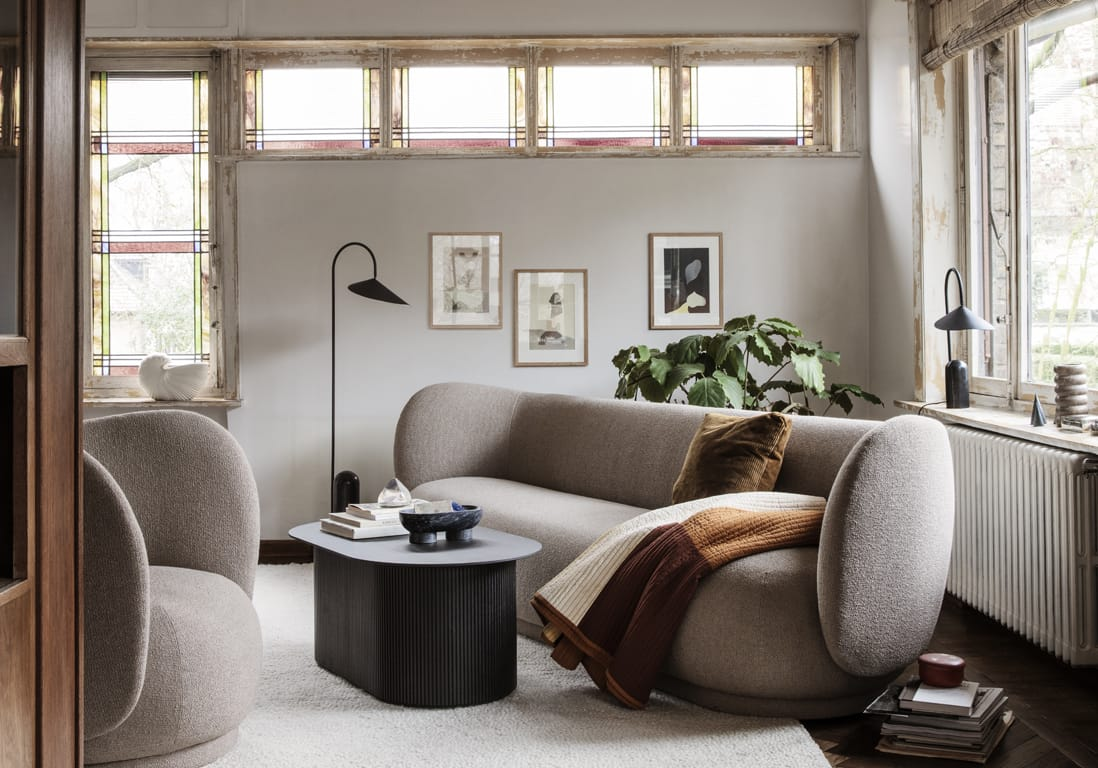
#> input picture TSI/images/image_color.jpg, 1098 x 768 px
$ jupyter execute TP3.ipynb
#> lines starting #> are read from the running program, lines starting #| are printed output that depends on the picture
# EXERCICE 1
1. Convertissez une image couleur en niveaux de gris, puis appliquez une technique
d’égalisation d’histogramme pour améliorer le contraste de l’image en niveaux de gris. Affichez
l’image et son histogramme avant et après l’égalisation.
2. Appliquez la méthode CLAHE (Contrast Limited Adaptive Histogram Equalization) à la
même image en niveaux de gris. Affichez l’image et son histogramme avant et après
l’application de la méthode CLAHE.

[cell 1]
import cv2
import matplotlib.pyplot as plt
import numpy as np

# Charger l'image couleur
image = cv2.imread('images/image_color.jpg')
#> image is the input picture: shape (768, 1098, 3); mean B, G, R 126.9, 134.7, 143.5

# Conversion en niveaux de gris
image_gris = cv2.cvtColor(image, cv2.COLOR_BGR2GRAY)
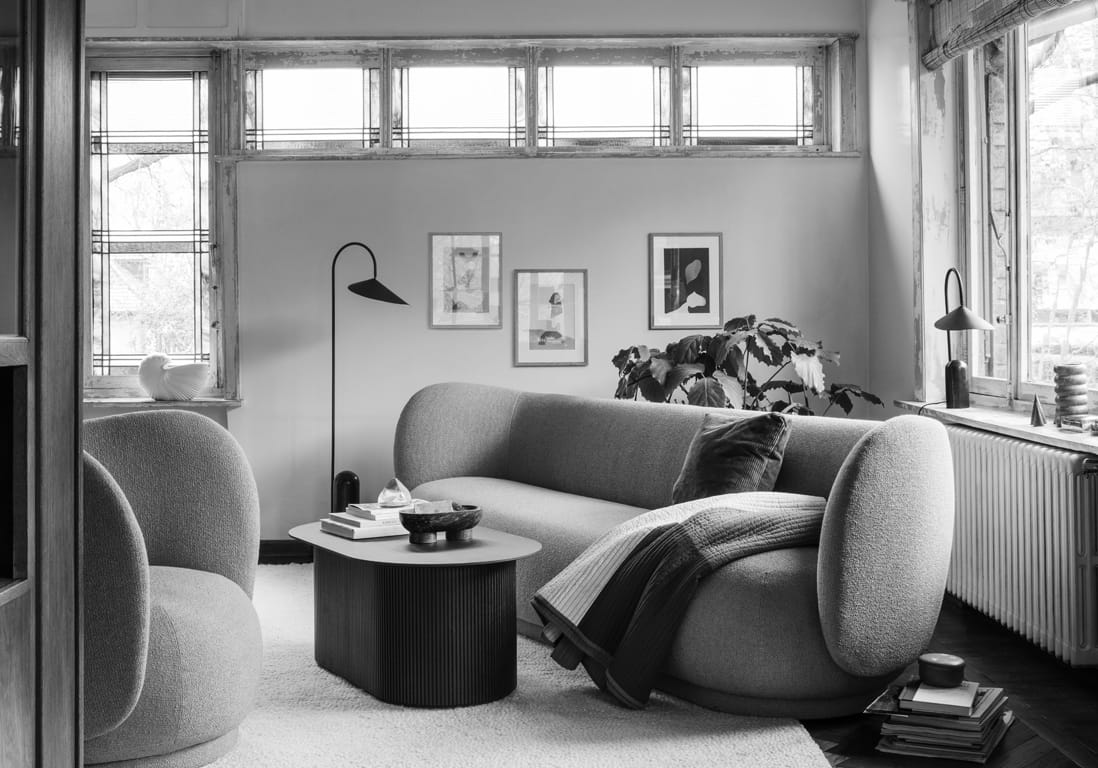
#> image_gris: shape (768, 1098); min 0, max 255, mean 136.5

# 1. Égalisation d'histogramme
equalized_image = cv2.equalizeHist(image_gris)

# 2. Application de CLAHE
clahe = cv2.createCLAHE(clipLimit=2.0, tileGridSize=(8, 8))
clahe_image = clahe.apply(image_gris)
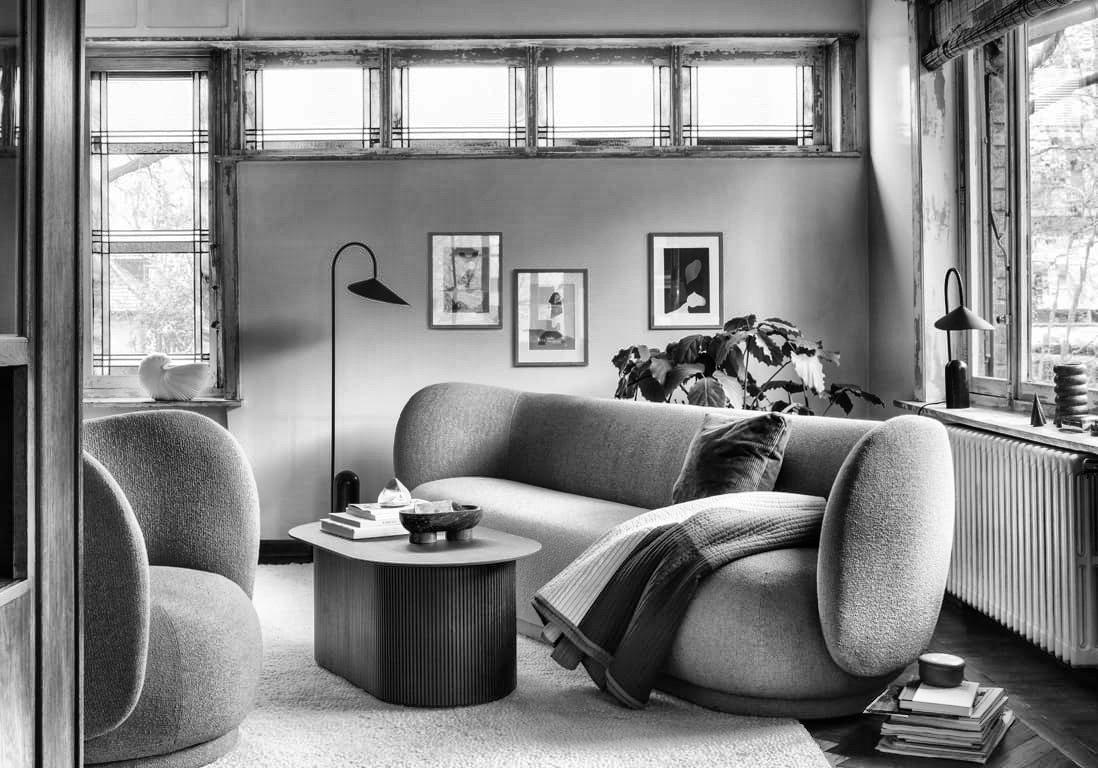
#> clahe_image: shape (768, 1098); min 0, max 255, mean 136.2

# Affichage des résultats
plt.figure(figsize=(15, 10))

# Image originale
plt.subplot(3, 3, 1)
plt.imshow(cv2.cvtColor(image, cv2.COLOR_BGR2RGB))
plt.axis('off')
plt.title("Image Originale")

# Image en niveaux de gris
plt.subplot(3, 3, 2)
plt.imshow(image_gris, cmap='gray')
plt.axis('off')
plt.title("Image en Niveaux de Gris")

# Histogramme avant égalisation
plt.subplot(3, 3, 3)
plt.hist(image_gris.ravel(), bins=256, range=(0, 256), color='blue', alpha=0.7)
plt.title("Histogramme Avant Égalisation")

# Image après égalisation
plt.subplot(3, 3, 4)
plt.imshow(equalized_image, cmap='gray')
plt.axis('off')
plt.title("Image Égalisée")

# Histogramme après égalisation
plt.subplot(3, 3, 5)
plt.hist(equalized_image.ravel(), bins=256, range=(0, 256), color='green', alpha=0.7)
plt.title("Histogramme Égalisé")

# Image après CLAHE
plt.subplot(3, 3, 6)
plt.imshow(clahe_image, cmap='gray')
plt.axis('off')
plt.title("Image avec CLAHE")

# Histogramme après CLAHE
plt.subplot(3, 3, 7)
plt.hist(clahe_image.ravel(), bins=256, range=(0, 256), color='orange', alpha=0.7)
plt.title("Histogramme CLAHE")

plt.tight_layout()
plt.show()
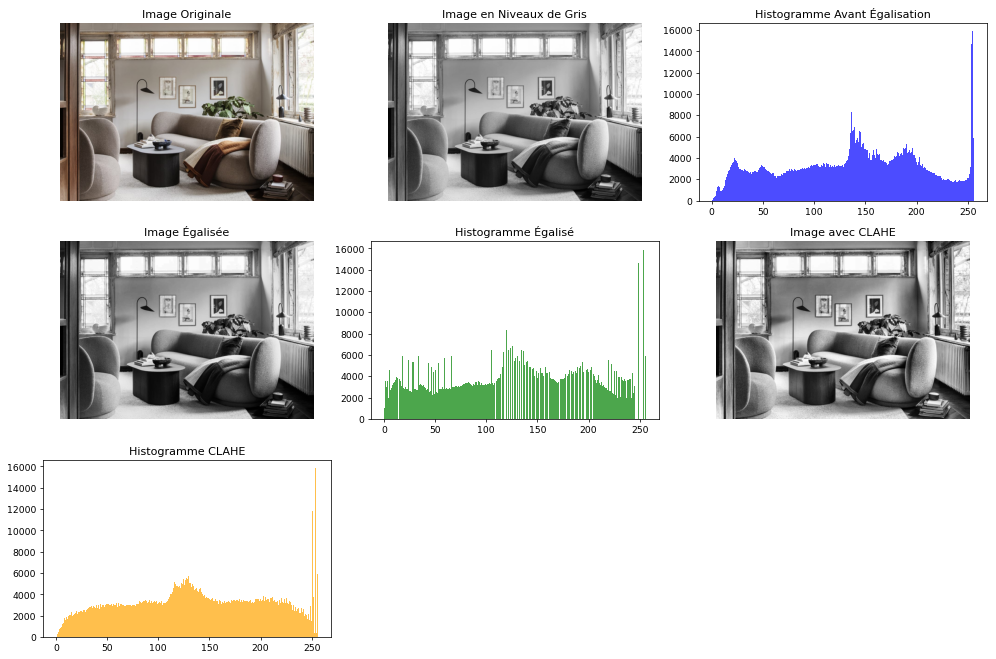
#> figure drawn by matplotlib, 7 panels; panel 3: tallest bar 15878 high, from x = 254 to 255; panel 5: tallest bar 15878 high, from x = 253 to 254; panel 7: tallest bar 15851 high, from x = 253 to 254

# EXERCICE 2:
1. Charger une image.
2. Appliquer une transformation pour faire une rotation de l'image de 45 degrés et la
redimensionner.
3. Afficher l'image transformée.

[cell 2]
import cv2
import matplotlib.pyplot as plt
import numpy as np

image = cv2.imread('images/image_color.jpg')
image_gray = cv2.cvtColor(image, cv2.COLOR_BGR2GRAY)

h, w = image.shape[:2]
#> h = 768; w = 1098
center = (h // 2, w // 2)
#> center = (384, 549)

rotation_matrix = cv2.getRotationMatrix2D(center, angle=45, scale = 1.0)

rotated_image = cv2.warpAffine(image_gray, rotation_matrix, (h, w))
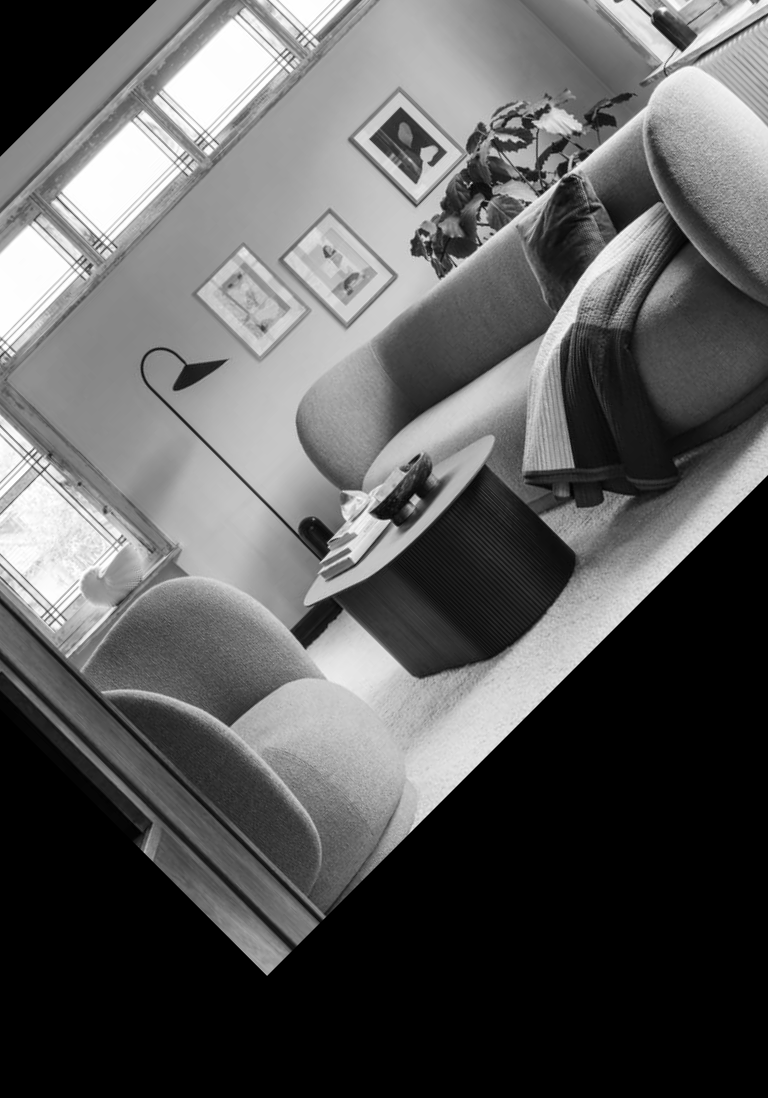
#> rotated_image: shape (1098, 768); min 0, max 255, mean 91.4

plt.figure(figsize=(10, 8))

plt.subplot(1, 2, 1)
plt.imshow(image_gray, cmap='gray')
plt.axis('off')

plt.subplot(1, 2, 2)
plt.imshow(rotated_image, cmap='gray')
plt.axis('off')

plt.show()

$ run again, with TSI/images/image_bruit.jpg copied over TSI/images/image_color.jpg
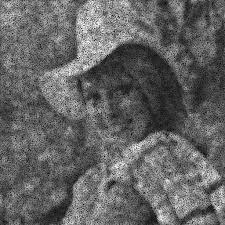
#> input picture TSI/images/image_bruit.jpg, 225 x 225 px
#> image is the input picture: shape (225, 225, 3); min 0, max 255, mean 99.8
#> `clahe_image = clahe.apply(image_gris)`:
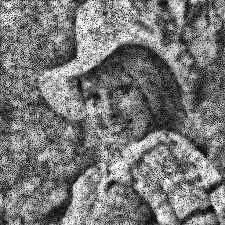
#> clahe_image: shape (225, 225); min 1, max 255, mean 119.6
#> `rotated_image = cv2.warpAffine(image_gray, rotation_matrix, (h, w))`:
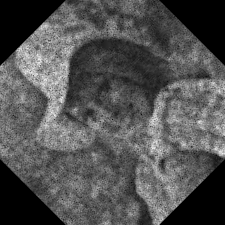
#> rotated_image: shape (225, 225); min 0, max 240, mean 82.4

$ run again, with TSI/images/image_gris.jpg copied over TSI/images/image_color.jpg
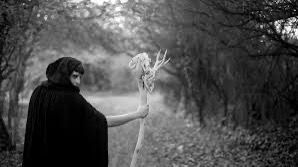
#> input picture TSI/images/image_gris.jpg, 298 x 167 px
#> image is the input picture: shape (167, 298, 3); min 0, max 255, mean 77.4
#> `clahe_image = clahe.apply(image_gris)`:
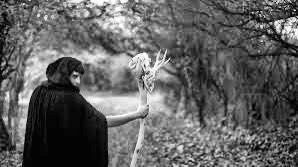
#> clahe_image: shape (167, 298); min 1, max 255, mean 97.7
#> `rotated_image = cv2.warpAffine(image_gray, rotation_matrix, (h, w))`:
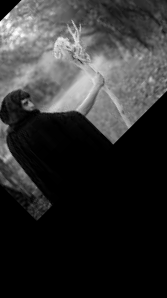
#> rotated_image: shape (298, 167); min 0, max 254, mean 49.1
